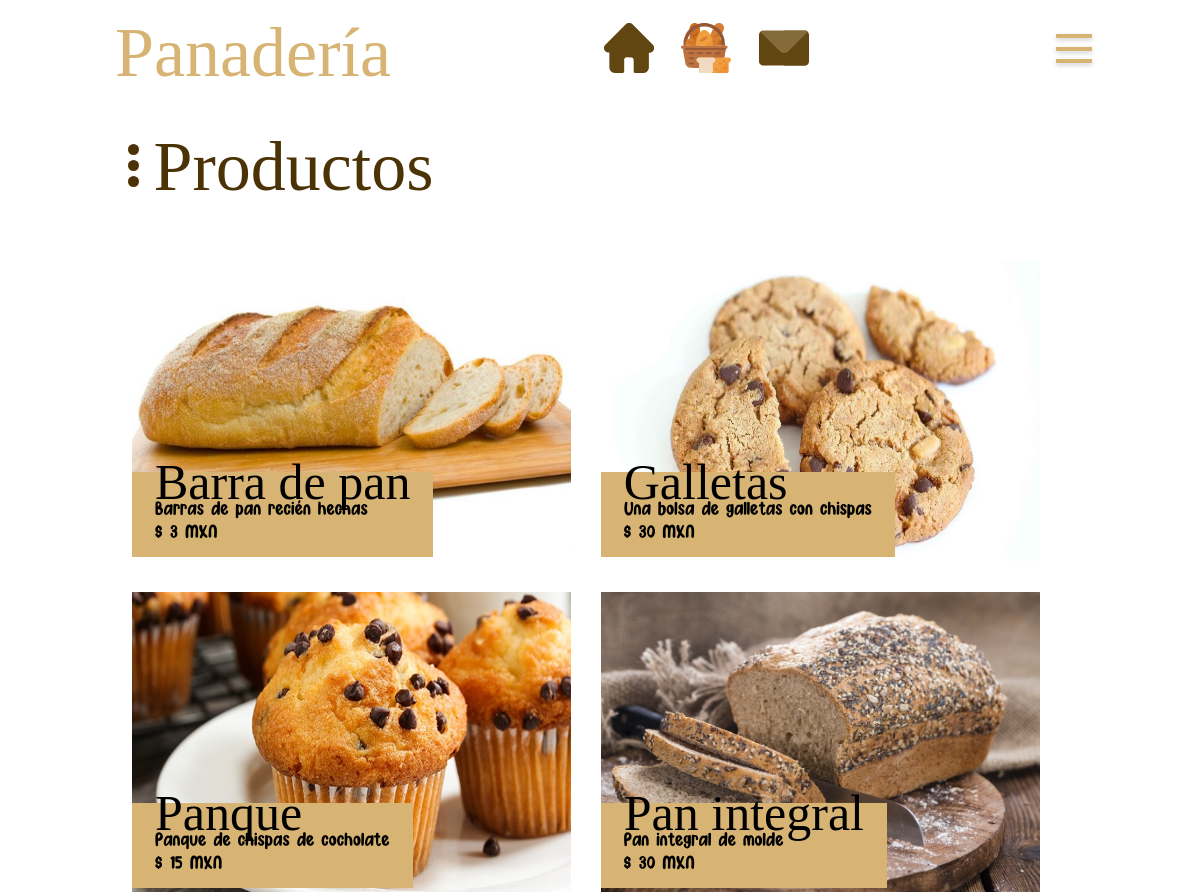
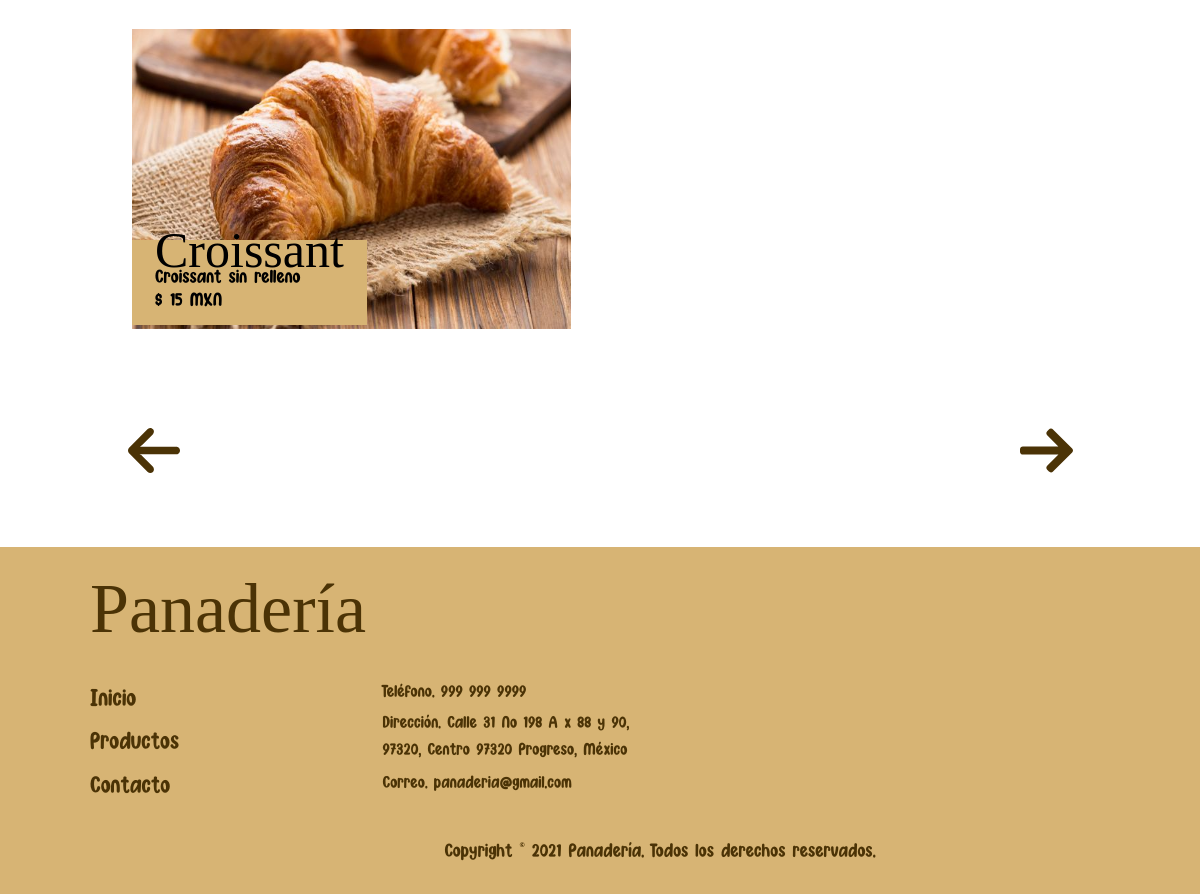
The page /productos.php on the database its author committed (2 pictures, top to bottom).
### tables this page shows
CREATE TABLE `productos` (
  `id_producto` int(11) NOT NULL,
  `producto` varchar(255) NOT NULL,
  `descripcion` varchar(255) NOT NULL,
  `imagen` varchar(255) NOT NULL,
  `precio` int(11) NOT NULL
);

### productos.php (called while the page is built, shortened)
<?php require_once('admin/config.php'); ?>
<?php
$objeto = new Conexion();
$conexion = $objeto->Conectar();
$consulta = "SELECT id_producto, producto, descripcion, imagen, precio FROM productos";
$resultado = $conexion->prepare($consulta);
$resultado->execute();
$productos=$resultado->fetchAll(PDO::FETCH_ASSOC);
?>
<?php require("views/productos.view.php"); ?>

### views/productos.view.php (the view, shortened to what this page needs)
<!DOCTYPE html>
<html lang="es">
	<head>
		<?php echo $normalize_css; ?>
		<?php echo $boostrap_v4_css ?>
		<?php echo $font_awesome_css; ?>
		<?php echo $own_file_css; ?>
	</head>
	<body>
        <?php require("views/navbar.view.php"); ?>
        <section class="casos">
			<div class="container-fluid">
				<div class="row">
					<div class="col-md-11 offset-md-1">
						<div class="row">
							<div class="puntos">
							</div>
							<div class="ml-4">
								<h1 class="title v2 cafe">
									Productos
								</h1>
							</div>
						</div>
					</div>
				</div>
			<div class="row carousel-blog">
					<div class="slider" id="slider-posts" posts="<?php echo count($productos) ?>">
					<?php foreach ($productos as $producto): ?>
						<div class="preview-post">
								<figure>
									<img src="<?php echo RUTA ?>bd/<?php echo $producto['imagen'] ?> " class="img-fluid mw" alt="" height="300px" width="500px">
								</figure>
								<div class="content">
									<h1 class="title2 black">
									<?php echo $producto['producto'] ?>
									</h1>
									<div class="paragraph black">
									<?php echo $producto['descripcion'] ?>
									<br>
									$ <?php echo $producto['precio'] ?> MXN							</div>
								</div>
						</div>
						<?php endforeach ?>
					</div>
				</div>
				<div class="control row  ">
					<div class="col-md-10 mx-auto text-center">
						<div class="row ">
							<div class="next" id="offset-left">
								<img src="<?=RUTA?>sprites/left.svg" alt="">
							</div>
							<div class="next ml-auto" id="offset-right">
								<img src="<?=RUTA?>sprites/right.svg" alt="">
							</div>
						</div>
					</div>
				</div>
			</div>
		</section>
        <?php require("views/footer.view.php"); ?>
	</body>
</html>

### admin/config.php (shortened to what this page needs)
<?php
	$normalize_css = '<link rel="stylesheet" href="'.RUTA.'css/normalize.min.css">';
	$boostrap_v4_css = '<link rel="stylesheet" href="'.RUTA.'css/bootstrap.min.css">';
	$font_awesome_css = '<link rel="stylesheet" href="'.RUTA.'css/all.css">';
		$own_file_css = '<link rel="stylesheet" href="'.RUTA.'css/ejercicio.min.css">';
?>

### views/navbar.view.php (shortened to what this page needs)
<header class="header">
    <div class="pos-f-t">
        <nav class="nav">
            <div class="container-fluid">
                <div class="row justify-content-between">
                    <div class="logo offset-md-1 pl-4">
                        <a href="<?php echo RUTA ?>" class="mb-0">
                            <h1 class="title beige v2 ">Panadería</h1>
                        </a>
                    </div>
                    <div class="user-icon d-none d-md-block ">
                        <a href=" <?=RUTA?>index.php?" class="mb-0">
                        <img src="<?php echo RUTA ?>sprites/home.svg" class="regular-logo">
                        </a>
                        <a href=" <?=RUTA?>productos.php?" class="mb-0">
                        <img src="<?php echo RUTA ?>sprites/bakery.svg" class="regular-logo">
                        <a href=" <?=RUTA?>contacto.php?" class="mb-0">
                        <img src="<?php echo RUTA ?>sprites/mail.svg" class="regular-logo">
                        </a>
                    </div>
                    <div class="toggle navbar-toggler">
                        <div class="bars" id="bar">
                        </div>
                    </div>
                </div>
            </div>
        </nav>
    </div>
</header>

### views/footer.view.php
<footer class="footer" id="">
	<div class="container-fluid">
		<div class="col-9 col-md-3 mx-auto ml-md-0 brand-container">
		<h1 class="title cafe v2 ">Panadería</h1>
	</div>
		<div class="row mx-auto footer-main">
			<div class="col-12 col-md-2 menu-list">
				<a href="<?php if (isset( $isHome ) ){ echo '#home';} else{ echo RUTA.'#home';}?>" class="margen">Inicio</a>
				<a href="<?php if (isset( $isHome ) ){ echo '#productos';} else{ echo RUTA.'#productos';}?>">Productos</a>
				<a href="<?php if (isset( $isHome ) ){ echo '#contacto';} else{ echo RUTA.'#contacto';}?>">Contacto</a>
			</div>
			<div class="col-12 offset-md-1 col-md-3 menu-list">
                <p class="paragraph">Teléfono. 999 999 9999</p>
                <p>Dirección. Calle 31 No 198 A x 88 y 90, 97320, Centro 97320 Progreso, México</p>
                <p>Correo. panaderia@gmail.com</p>
			</div>
		</div>
		<div class="row mx-auto terms-container col-8">
			<div class="links">
                <span class="link paragraph cafe">Copyright © 2021 Panadería. Todos los derechos reservados. </span>
			</div>
		</div>
	</div>
</footer>

### rows shown on the page
productos: imagen (picture), producto "Barra de pan", descripcion "Barras de pan recién hechas", precio "3"
productos: imagen (picture), producto "Galletas", descripcion "Una bolsa de galletas con chispas", precio "30"
productos: imagen (picture), producto "Panque", descripcion "Panque de chispas de cocholate", precio "15"
productos: imagen (picture), producto "Pan integral", descripcion "Pan integral de molde", precio "30"
productos: imagen (picture), producto "Croissant", descripcion "Croissant sin relleno", precio "15"
